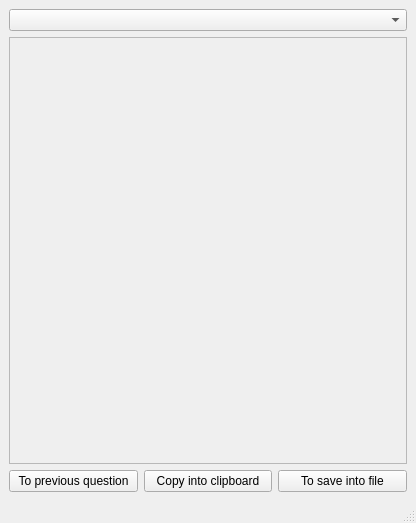
<?xml version="1.0" encoding="UTF-8"?>
<ui version="4.0">
 <class>MainWindow</class>
 <widget class="QMainWindow" name="MainWindow">
  <property name="enabled">
   <bool>true</bool>
  </property>
  <property name="geometry">
   <rect>
    <x>0</x>
    <y>0</y>
    <width>416</width>
    <height>523</height>
   </rect>
  </property>
  <property name="minimumSize">
   <size>
    <width>414</width>
    <height>489</height>
   </size>
  </property>
  <property name="windowTitle">
   <string>MainWindow</string>
  </property>
  <widget class="QWidget" name="centralwidget">
   <layout class="QVBoxLayout" name="verticalLayout_2">
    <item>
     <layout class="QVBoxLayout" name="mw_vrlt">
      <item>
       <widget class="QComboBox" name="qst_cmb"/>
      </item>
      <item>
       <widget class="QScrollArea" name="scrollArea">
        <property name="widgetResizable">
         <bool>true</bool>
        </property>
        <widget class="QWidget" name="scrollAreaWidgetContents">
         <property name="geometry">
          <rect>
           <x>0</x>
           <y>0</y>
           <width>394</width>
           <height>381</height>
          </rect>
         </property>
         <layout class="QVBoxLayout" name="verticalLayout_3">
          <item>
           <layout class="QVBoxLayout" name="scr_vrlt">
            <property name="leftMargin">
             <number>0</number>
            </property>
           </layout>
          </item>
         </layout>
        </widget>
       </widget>
      </item>
     </layout>
    </item>
    <item>
     <layout class="QGridLayout" name="gridLayout">
      <item row="0" column="0">
       <widget class="QPushButton" name="svIntoFile_btn">
        <property name="maximumSize">
         <size>
          <width>16777215</width>
          <height>16777215</height>
         </size>
        </property>
        <property name="text">
         <string>To previous question</string>
        </property>
       </widget>
      </item>
      <item row="0" column="2">
       <widget class="QPushButton" name="prevQues_btn">
        <property name="enabled">
         <bool>true</bool>
        </property>
        <property name="text">
         <string>To save into file</string>
        </property>
       </widget>
      </item>
      <item row="0" column="1">
       <widget class="QPushButton" name="clipboard_brn">
        <property name="text">
         <string>Copy into clipboard</string>
        </property>
       </widget>
      </item>
     </layout>
    </item>
   </layout>
  </widget>
  <widget class="QMenuBar" name="menubar">
   <property name="geometry">
    <rect>
     <x>0</x>
     <y>0</y>
     <width>416</width>
     <height>28</height>
    </rect>
   </property>
  </widget>
  <widget class="QStatusBar" name="statusbar"/>
 </widget>
 <resources/>
 <connections/>
 <buttongroups>
  <buttongroup name="buttonGroup"/>
 </buttongroups>
</ui>
